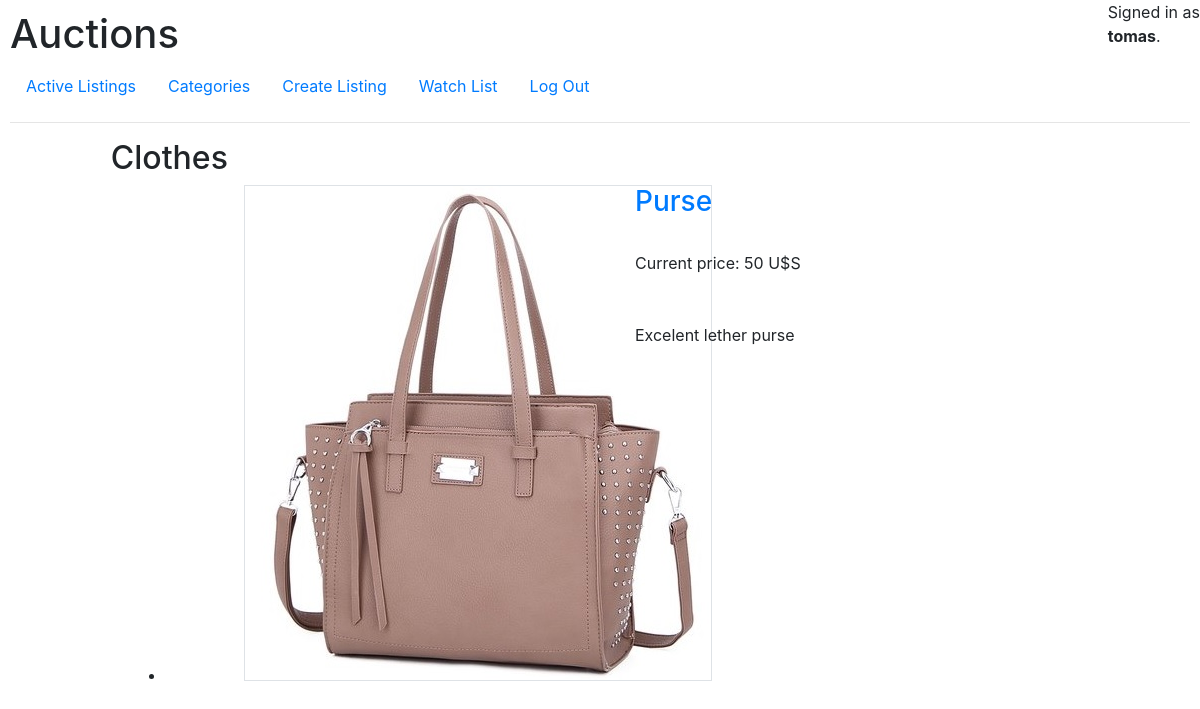
The page /listing/Clothes (signed in) on the database its author committed.
### auctions/models.py (models this page shows, shortened)
class User(AbstractUser):
    pass

class Category(models.Model):
    category_name =  models.CharField(max_length=100)

class Auction(models.Model):
    seller = models.ForeignKey(User, on_delete=models.CASCADE, related_name="auctions_owned")
    product_name = models.CharField(max_length=100)
    description = models.CharField(max_length=1000)
    auction_image = models.FilePathField(path=images_path, blank=True, null=True)
    starting_bid = models.IntegerField()
    sold = models.BooleanField()
    category_name = models.ForeignKey(Category, related_name="auctions_with_category", on_delete=models.SET_NULL, null= True)

### auctions/views.py (the view)
# urls.py: path("listing/<str:category>", views.category, name="category"),
def category(request, category):
    category = Category.objects.get(category_name=category)
    auctions = filter_sold_render_images(category)
    return render(request, "auctions/index.html",
    { "auctions": auctions, "bid": Bid.objects.all(), "category": category.category_name
    })

### auctions/views.py (called while the page is built)
def filter_sold_render_images(category, *userid):
    if category == "no":
        auctions = Auction.objects.filter(sold=False)
    elif category == "watchlist":
        watch_list = Watch_list.objects.filter(user=userid,watch=True)
        watchlist = []
        for watchedauction in watch_list:
            watchlist.append(watchedauction.auction.id)
        auctions = Auction.objects.filter(pk__in=watchlist)
    else:
        auctions = Auction.objects.filter(sold=False, category_name=category)
    for auction in auctions:
        if auction:
            auction.auction_image = auction.auction_image[66:]
            try:
                bid = Bid.objects.get(auction_product=auction.id)
                auction.starting_bid = bid.last_bid
            except:
                pass
    return (auctions)

### auctions/templates/auctions/index.html (shortened to what this page needs)
{% extends "auctions/layout.html" %}
{% load static %}
{% block body %}
    {% if category %}
        <h2>{{ category }}</h2>
    {% elif messege %}
        <h2>Active Listings</h2>
        <h4>{{ messege }}</h4>
    {% else %}
        <h2>Active Listings</h2>
    {% endif %}
    <div id="products">
        <ul>
            {% for auction in auctions %}
                <div class="container">
                    <li id="product">
                        <div class= "row">
                            <div class="col-1"></div>
                            <div class="col-5">
                                <div style="text-align:center;">
                                    <img class="border" src="{{ auction.auction_image }}">
                                </div>
                            </div>
                            <div class="col-5">
                                    <h3><a href="{% url 'listing' user.id auction.id %}">{{ auction.product_name }}</a></h3><br>
                                <div>
                                    Current price: {{ auction.starting_bid }} U$S
                                </div><br><br>
                                <div>
                                    {{ auction.description }}
                                </div><br><br>
                </div>
        </div>
    </div><br>
            {% empty %}
                <li>No auctions</li>
            {% endfor %}
        </ul>
    </div>
{% endblock %}

### auctions/templates/auctions/layout.html (shortened to what this page needs)
{% load static %}
<!DOCTYPE html>
<html lang="en">
    <head>
        <link rel="stylesheet" href="https://stackpath.bootstrapcdn.com/bootstrap/4.4.1/css/bootstrap.min.css">
        <link href="{% static 'auctions/styles.css' %}" rel="stylesheet">
    </head>
    <body>
        <h1>Auctions</h1>
        <div id="user" style="position:fixed; top:0; right:0;">
            {% if user.is_authenticated %}
                <div>
                    Signed in as
                </div>
                <strong>{{ user.username }}</strong>.
            {% else %}
                Not signed in.
            {% endif %}
        </div>
        <ul class="nav">
            <li class="nav-item">
                <a class="nav-link" href="{% url 'index' %}">Active Listings</a>
            </li>
            <li class="nav-item">
                <a class="nav-link" href="{% url 'categories' %}">Categories</a>
            </li>
            {% if user.is_authenticated %}
                <li class="nav-item">
                    <a class="nav-link" href="{% url 'createlisting' %}">Create Listing</a>
                </li>
                <li class="nav-item">
                    <a class="nav-link" href="{% url 'WatchList' user.id %}">Watch List</a>
                </li>
                <li class="nav-item">
                    <a class="nav-link" href="{% url 'logout' %}">Log Out</a>
                </li>
            {% endif %}
        </ul>
        <hr>
                <div class="row">
            <div class="sidebar col-lg-1 col-md-2">
            </div>
            <div class="main col-lg-10 col-md-8">
                {% block body %}
                {% endblock %}
            </div>
            <div class="sidebar col-lg-1 col-md-2">
            </div>
        </div>
    </body>
</html>

### auctions/static/auctions/styles.css (style rules this page uses)
body { padding: 10px; }
#user { position: absolute; top:0; right:0; }
#products { bottom:0px; }

### rows shown on the page
User: username "tomas"
Category: category_name "Clothes"
Auction: product_name "Purse", starting_bid "50", description "Excelent lether purse"
